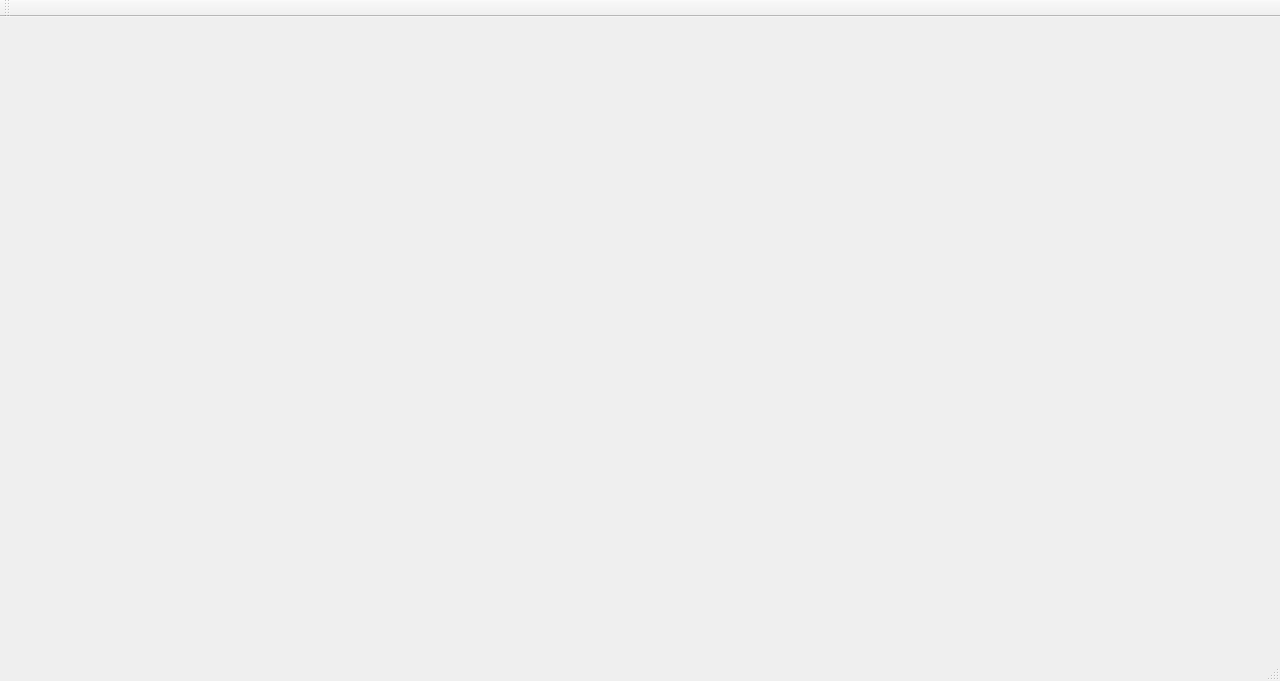
<?xml version="1.0" encoding="UTF-8"?>
<ui version="4.0">
 <class>MainWindow</class>
 <widget class="QMainWindow" name="MainWindow">
  <property name="geometry">
   <rect>
    <x>0</x>
    <y>0</y>
    <width>1280</width>
    <height>600</height>
   </rect>
  </property>
  <property name="windowTitle">
   <string>MainWindow</string>
  </property>
  <widget class="QWidget" name="centralWidget">
   <layout class="QHBoxLayout" name="horizontalLayout">
    <item>
     <widget class="DrawableWidget" name="canvas" native="true">
      <property name="sizePolicy">
       <sizepolicy hsizetype="Expanding" vsizetype="Expanding">
        <horstretch>0</horstretch>
        <verstretch>0</verstretch>
       </sizepolicy>
      </property>
      <property name="minimumSize">
       <size>
        <width>960</width>
        <height>620</height>
       </size>
      </property>
     </widget>
    </item>
    <item>
     <spacer name="horizontalSpacer">
      <property name="orientation">
       <enum>Qt::Horizontal</enum>
      </property>
      <property name="sizeHint" stdset="0">
       <size>
        <width>293</width>
        <height>20</height>
       </size>
      </property>
     </spacer>
    </item>
   </layout>
  </widget>
  <widget class="QMenuBar" name="menuBar">
   <property name="geometry">
    <rect>
     <x>0</x>
     <y>0</y>
     <width>1280</width>
     <height>21</height>
    </rect>
   </property>
  </widget>
  <widget class="QToolBar" name="mainToolBar">
   <attribute name="toolBarArea">
    <enum>TopToolBarArea</enum>
   </attribute>
   <attribute name="toolBarBreak">
    <bool>false</bool>
   </attribute>
  </widget>
  <widget class="QStatusBar" name="statusBar"/>
 </widget>
 <layoutdefault spacing="6" margin="11"/>
 <customwidgets>
  <customwidget>
   <class>DrawableWidget</class>
   <extends>QWidget</extends>
   <header>drawablewidget.h</header>
   <container>1</container>
  </customwidget>
 </customwidgets>
 <resources/>
 <connections/>
</ui>
